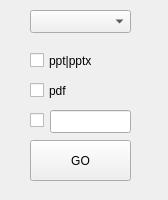
<?xml version="1.0" encoding="UTF-8"?>
<ui version="4.0">
 <class>MainWindow</class>
 <widget class="QMainWindow" name="MainWindow">
  <property name="geometry">
   <rect>
    <x>0</x>
    <y>0</y>
    <width>168</width>
    <height>200</height>
   </rect>
  </property>
  <property name="minimumSize">
   <size>
    <width>168</width>
    <height>200</height>
   </size>
  </property>
  <property name="maximumSize">
   <size>
    <width>168</width>
    <height>200</height>
   </size>
  </property>
  <property name="windowTitle">
   <string>SC</string>
  </property>
  <widget class="QWidget" name="centralWidget">
   <widget class="QComboBox" name="comboBox">
    <property name="geometry">
     <rect>
      <x>30</x>
      <y>10</y>
      <width>101</width>
      <height>23</height>
     </rect>
    </property>
   </widget>
   <widget class="QPushButton" name="pushButton">
    <property name="geometry">
     <rect>
      <x>30</x>
      <y>140</y>
      <width>101</width>
      <height>41</height>
     </rect>
    </property>
    <property name="text">
     <string>GO</string>
    </property>
   </widget>
   <widget class="QLineEdit" name="otherExtLineEdit">
    <property name="geometry">
     <rect>
      <x>50</x>
      <y>110</y>
      <width>81</width>
      <height>23</height>
     </rect>
    </property>
   </widget>
   <widget class="QCheckBox" name="pptCheckBox">
    <property name="geometry">
     <rect>
      <x>30</x>
      <y>50</y>
      <width>93</width>
      <height>21</height>
     </rect>
    </property>
    <property name="text">
     <string>ppt|pptx</string>
    </property>
   </widget>
   <widget class="QCheckBox" name="pdfCheckBox">
    <property name="geometry">
     <rect>
      <x>30</x>
      <y>80</y>
      <width>93</width>
      <height>21</height>
     </rect>
    </property>
    <property name="text">
     <string>pdf</string>
    </property>
   </widget>
   <widget class="QCheckBox" name="OtherheckBox">
    <property name="geometry">
     <rect>
      <x>30</x>
      <y>110</y>
      <width>93</width>
      <height>21</height>
     </rect>
    </property>
    <property name="text">
     <string/>
    </property>
   </widget>
   <zorder>OtherheckBox</zorder>
   <zorder>comboBox</zorder>
   <zorder>pushButton</zorder>
   <zorder>otherExtLineEdit</zorder>
   <zorder>pptCheckBox</zorder>
   <zorder>pdfCheckBox</zorder>
  </widget>
 </widget>
 <layoutdefault spacing="6" margin="11"/>
 <resources/>
 <connections/>
</ui>
